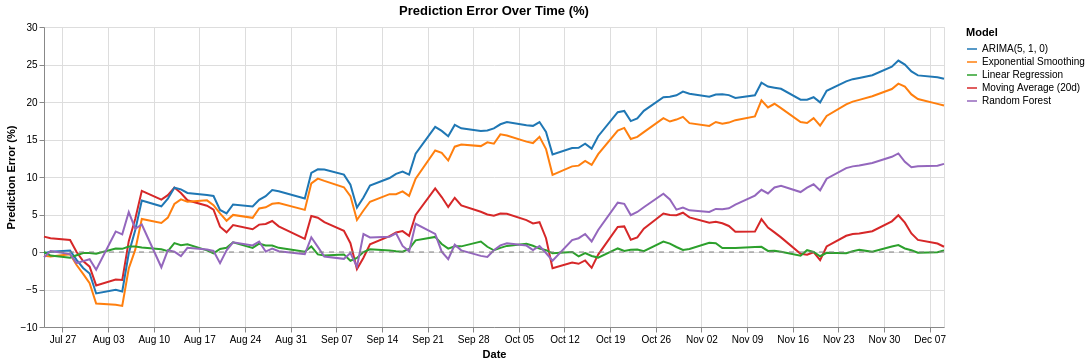

The notebook cell this image was saved under:
### Code cell
print(analysis['comparison'])
analysis['prediction_chart']
analysis['error_chart']

### Figure 1 — Vega-Lite specification as saved in the notebook (floating-point values rounded to 4 significant figures; data arrays with more than 128 entries replaced by an {"elided": "..."} marker saying what was removed)
{"config": {"view": {"continuousWidth": 300, "continuousHeight": 300}}, "layer": [{"data": {"name": "data-e97ff2e190ba2bd88defaea0ff46ccb8"}, "mark": {"type": "line", "size": 2}, "encoding": {"color": {"field": "Model", "scale": {"scheme": "category10"}, "type": "nominal"}, "tooltip": [{"field": "Date", "format": "%B %d, %Y", "type": "temporal"}, {"field": "Model", "type": "nominal"}, {"field": "Pct_Error", "format": ".2f", "title": "Error %", "type": "quantitative"}], "x": {"axis": {"format": "%b %d", "title": "Date"}, "field": "Date", "type": "temporal"}, "y": {"axis": {"title": "Prediction Error (%)"}, "field": "Pct_Error", "type": "quantitative"}}, "title": "Prediction Error Over Time (%)"}, {"data": {"name": "data-a0a55d106695e8d630baff0f16eee66d"}, "mark": {"type": "rule", "color": "gray", "strokeDash": [5, 5]}, "encoding": {"y": {"field": "y", "type": "quantitative"}}}], "height": 300, "width": 900, "$schema": "https://vega.github.io/schema/vega-lite/v6.1.0.json", "datasets": {"data-e97ff2e190ba2bd88defaea0ff46ccb8": {"elided": "485 records"}, "data-a0a55d106695e8d630baff0f16eee66d": [{"y": 0}]}}
